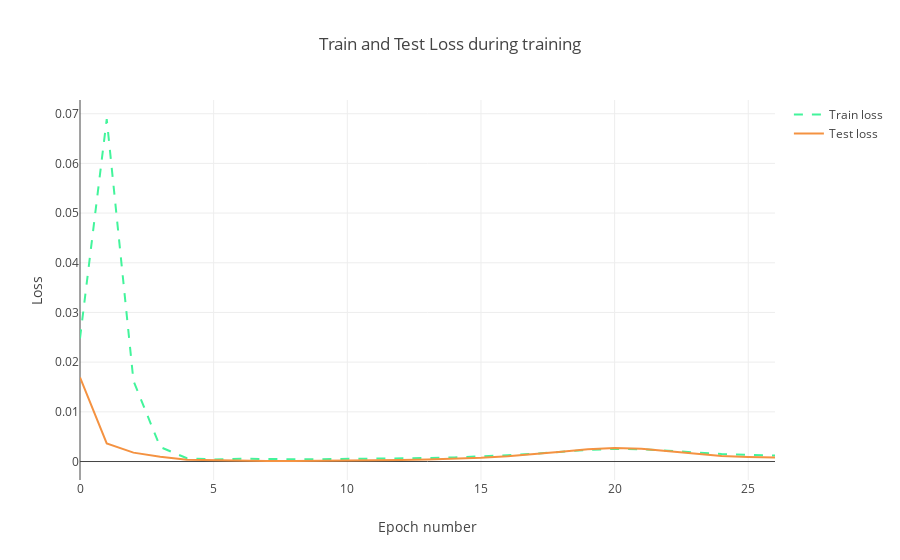

The notebook cell this image was saved under:
### Code cell
trace1 = go.Scatter(
    x = np.arange(0, len(history.history['loss']), 1),
    y = history.history['loss'],
    mode = 'lines',
    name = 'Train loss',
    line = dict(color=('rgb(66, 244, 155)'), width=2, dash='dash')
)
trace2 = go.Scatter(
    x = np.arange(0, len(history.history['val_loss']), 1),
    y = history.history['val_loss'],
    mode = 'lines',
    name = 'Test loss',
    line = dict(color=('rgb(244, 146, 65)'), width=2)
)

data = [trace1, trace2]
layout = dict(title = 'Train and Test Loss during training', 
              xaxis = dict(title = 'Epoch number'), yaxis = dict(title = 'Loss'))
fig = dict(data=data, layout=layout)
py.iplot(fig, filename='training_process')

### Figure 1 — Plotly figure (JSON) as saved in the notebook; plotly's stock layout.template omitted (floating-point values rounded to 4 significant figures)
{"data": [{"line": {"color": "rgb(66, 244, 155)", "dash": "dash", "width": 2}, "mode": "lines", "name": "Train loss", "type": "scatter", "uid": "3daf2518-e819-11e8-888a-acbc3299c38d", "x": [0, 1, 2, 3, 4, 5, 6, 7, 8, 9, 10, 11, 12, 13, 14, 15, 16, 17, 18, 19, 20, 21, 22, 23, 24, 25, 26], "y": [0.0248, 0.06894, 0.01624, 0.002926, 0.000651, 0.0004234, 0.0005557, 0.000431, 0.000453, 0.0004781, 0.0005077, 0.0005507, 0.0006123, 0.0007006, 0.0008267, 0.001005, 0.001252, 0.001578, 0.001966, 0.002337, 0.002547, 0.002477, 0.002173, 0.001807, 0.00151, 0.001315, 0.001208]}, {"line": {"color": "rgb(244, 146, 65)", "width": 2}, "mode": "lines", "name": "Test loss", "type": "scatter", "uid": "3daf2688-e819-11e8-8f14-acbc3299c38d", "x": [0, 1, 2, 3, 4, 5, 6, 7, 8, 9, 10, 11, 12, 13, 14, 15, 16, 17, 18, 19, 20, 21, 22, 23, 24, 25, 26], "y": [0.01692, 0.00366, 0.001789, 0.0009604, 0.0003657, 0.000269, 0.0001056, 0.0001102, 0.0001291, 0.0001508, 0.0001854, 0.0002345, 0.0003066, 0.0004098, 0.0005582, 0.0007717, 0.001074, 0.001485, 0.001991, 0.002484, 0.002735, 0.002554, 0.00205, 0.001521, 0.001136, 0.0009074, 0.0007928]}], "layout": {"title": "Train and Test Loss during training", "xaxis": {"title": "Epoch number"}, "yaxis": {"title": "Loss"}}}
